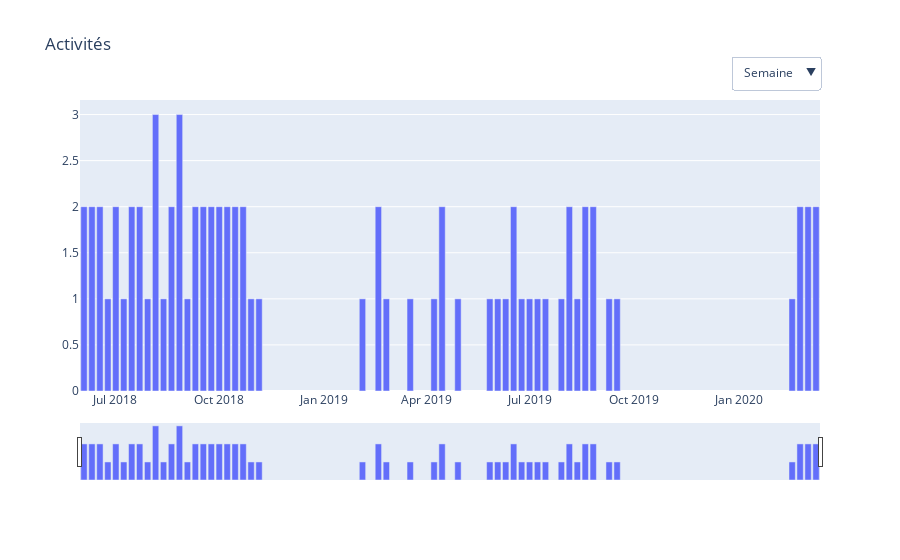

Notebook cell for this chart:
### Code cell
fig = go.Figure()
fig.add_bar(x=dfw.index.to_timestamp(),y=dfw["Duration"]["count"])
fig.add_bar(x=dfm.index.to_timestamp(),y=dfm["Duration"]["count"],visible=False)
fig.add_bar(x=dfy.index.to_timestamp(),y=dfy["Duration"]["count"],visible=False)
fig.update_layout(
    xaxis_rangeslider_visible=True,
    xaxis_type="date",
    title="Activités",
    updatemenus = [dict(
        x = 1,
        y = 1.15,
        yanchor = 'top',
        active = 0,
        showactive = True,
        buttons = [
        dict(
            args = ['visible', [i == 0 for i in range(0,3)]],
            label = 'Semaine',
            method = 'restyle',
        ), dict(
            args = ['visible', [i == 1 for i in range(0,3)]],
            label = 'Mois',
            method = 'restyle',
        ), dict(
            args = ['visible', [i == 2 for i in range(0,3)]],
            label = 'Année',
            method = 'restyle',
        )
        ]
    )]
)
fig.write_html("activite.html",include_plotlyjs='cdn')
fig

### Figure 1 — Plotly figure (JSON) as saved in the notebook; plotly's stock layout.template omitted (floating-point values rounded to 4 significant figures)
{"data": [{"type": "bar", "x": ["2018-06-04T00:00:00", "2018-06-11T00:00:00", "2018-06-18T00:00:00", "2018-06-25T00:00:00", "2018-07-02T00:00:00", "2018-07-09T00:00:00", "2018-07-16T00:00:00", "2018-07-23T00:00:00", "2018-07-30T00:00:00", "2018-08-06T00:00:00", "2018-08-13T00:00:00", "2018-08-20T00:00:00", "2018-08-27T00:00:00", "2018-09-03T00:00:00", "2018-09-10T00:00:00", "2018-09-17T00:00:00", "2018-09-24T00:00:00", "2018-10-01T00:00:00", "2018-10-08T00:00:00", "2018-10-15T00:00:00", "2018-10-22T00:00:00", "2018-10-29T00:00:00", "2018-11-05T00:00:00", "2019-02-04T00:00:00", "2019-02-18T00:00:00", "2019-02-25T00:00:00", "2019-03-18T00:00:00", "2019-04-08T00:00:00", "2019-04-15T00:00:00", "2019-04-29T00:00:00", "2019-05-27T00:00:00", "2019-06-03T00:00:00", "2019-06-10T00:00:00", "2019-06-17T00:00:00", "2019-06-24T00:00:00", "2019-07-01T00:00:00", "2019-07-08T00:00:00", "2019-07-15T00:00:00", "2019-07-29T00:00:00", "2019-08-05T00:00:00", "2019-08-12T00:00:00", "2019-08-19T00:00:00", "2019-08-26T00:00:00", "2019-09-09T00:00:00", "2019-09-16T00:00:00", "2020-02-17T00:00:00", "2020-02-24T00:00:00", "2020-03-02T00:00:00", "2020-03-09T00:00:00"], "y": [2, 2, 2, 1, 2, 1, 2, 2, 1, 3, 1, 2, 3, 1, 2, 2, 2, 2, 2, 2, 2, 1, 1, 1, 2, 1, 1, 1, 2, 1, 1, 1, 1, 2, 1, 1, 1, 1, 1, 2, 1, 2, 2, 1, 1, 1, 2, 2, 2]}, {"type": "bar", "visible": false, "x": ["2018-06-01T00:00:00", "2018-07-01T00:00:00", "2018-08-01T00:00:00", "2018-09-01T00:00:00", "2018-10-01T00:00:00", "2018-11-01T00:00:00", "2019-02-01T00:00:00", "2019-03-01T00:00:00", "2019-04-01T00:00:00", "2019-05-01T00:00:00", "2019-06-01T00:00:00", "2019-07-01T00:00:00", "2019-08-01T00:00:00", "2019-09-01T00:00:00", "2020-02-01T00:00:00", "2020-03-01T00:00:00"], "y": [7, 7, 9, 8, 8, 2, 4, 1, 3, 2, 5, 3, 7, 3, 3, 4]}, {"type": "bar", "visible": false, "x": ["2018-01-01T00:00:00", "2019-01-01T00:00:00", "2020-01-01T00:00:00"], "y": [41, 28, 7]}], "layout": {"title": {"text": "Activités"}, "updatemenus": [{"active": 0, "buttons": [{"args": ["visible", [true, false, false]], "label": "Semaine", "method": "restyle"}, {"args": ["visible", [false, true, false]], "label": "Mois", "method": "restyle"}, {"args": ["visible", [false, false, true]], "label": "Année", "method": "restyle"}], "showactive": true, "x": 1, "y": 1.15, "yanchor": "top"}], "xaxis": {"rangeslider": {"visible": true}, "type": "date"}}}
